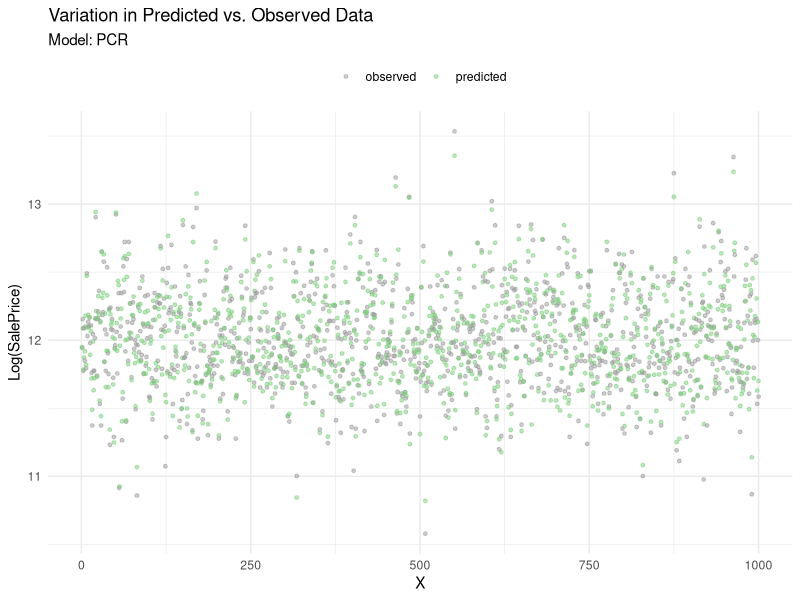
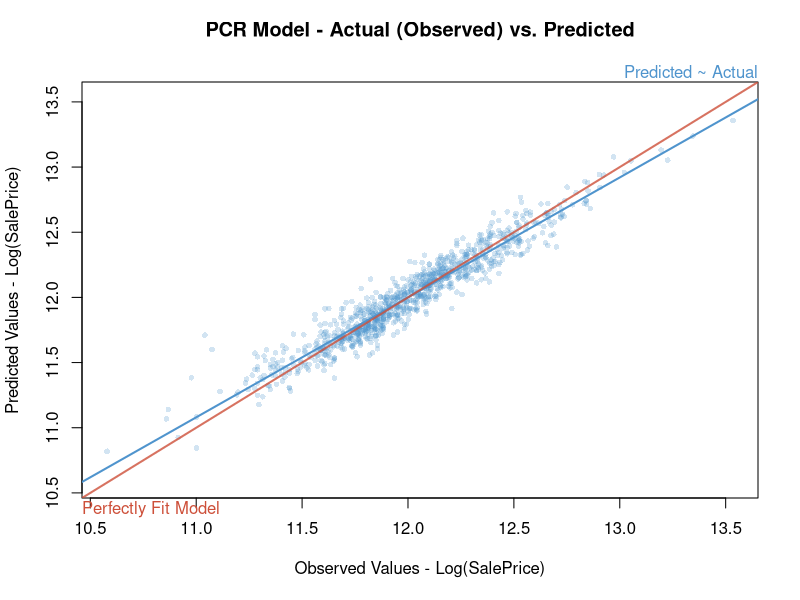
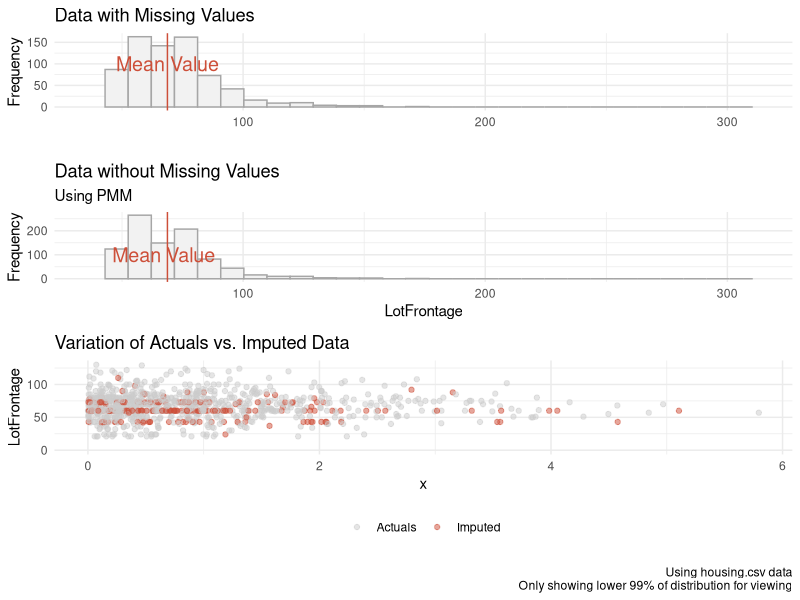
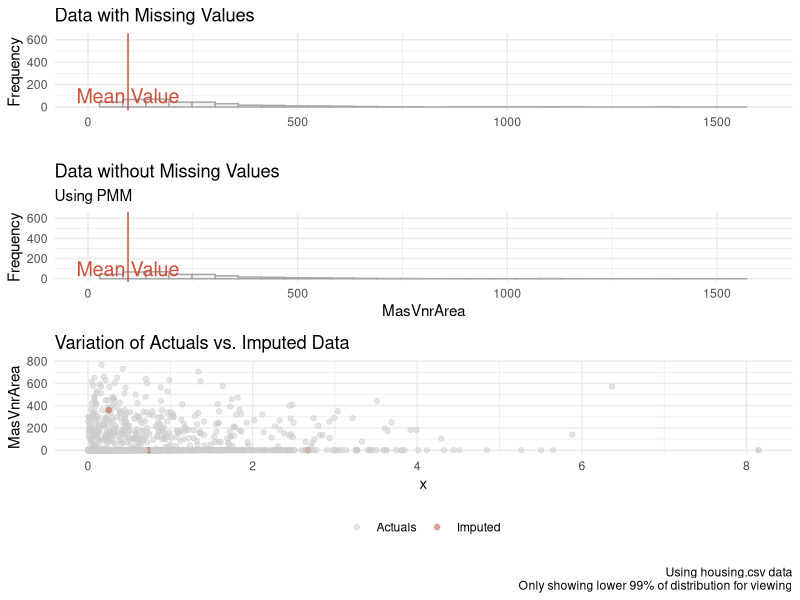
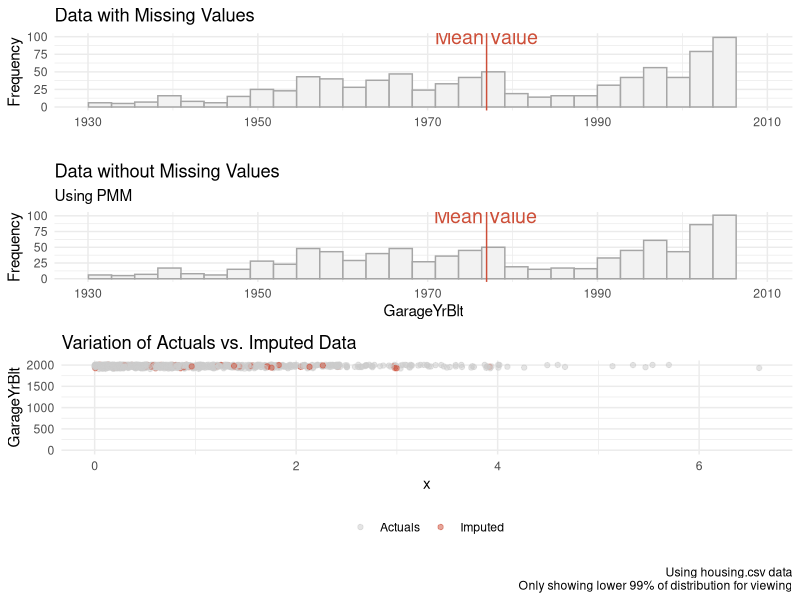

Here is the R script that generated these plots, in order:
## ---- chunk 1
knitr::opts_chunk$set(echo = TRUE)
## ---- chunk 2
# Data Wrangling
library(tidyverse)

# Modeling
library(MASS)

# Aesthetics
library(knitr)
library(cowplot)  # multiple ggplots on one plot with plot_grid()
library(scales)
library(kableExtra)
## ---- chunk 3
hd <- read.csv('housingData.csv') %>%
  
  # creates new variables age, ageSinceRemodel, and ageofGarage, and
  dplyr::mutate(age = YrSold - YearBuilt,
                ageSinceRemodel = YrSold - YearRemodAdd,
                ageofGarage = ifelse(is.na(GarageYrBlt), age, YrSold - GarageYrBlt)) %>%
  
  # removes the columns used in above the calculations
  dplyr::select(!c(Id,MSSubClass, MiscVal, YrSold , 
                   MoSold, YearBuilt, YearRemodAdd))


# Convert all character data to factor
hd[sapply(hd, is.character)] <- 
  lapply(hd[sapply(hd, is.character)], as.factor)
## ---- chunk 4
hd.numericRaw <- hd %>%
  
  #selecting all the numeric data
  dplyr::select_if(is.numeric) %>%
  
  #converting the dataframe to tibble
  as_tibble() 
## ---- chunk 5
hd.factorRaw <- hd %>%
  
  #selecting all the numeric data
  dplyr::select_if(is.factor) %>%
  
  #converting the dataframe to tibble
  as_tibble()
## ---- chunk 6
imputeWithPMM <- function(colWithMissingData) {
  
  # Using the mice package
  suppressMessages(library(mice))
  
  # Discover the missing rows
  isMissing <- is.na(colWithMissingData) 
  
  # Create data frame to pass to PMM inputation function from mic package
  df <- data.frame(x       = rexp(length(colWithMissingData)), # meaningless x to help show varation 
                   y       = colWithMissingData, 
                   missing = isMissing)
  
  # imputation by PMM
  df[isMissing, "y"] <- mice.impute.pmm( df$y, 
                                        !df$missing, 
                                         df$x)
  
  return(df$y)
}
## ---- chunk 7
# Note `seeImputation()` function to visualize the imputation from prior homework 4
seeImputation <- function(df, df.meanInputed, 
                          imputationMethod) {
  
  # Min/Max ranges so actual and imputed histograms align
  yMin = quantile(df.meanInputed$y, 0.05)
  yMax = max(df.meanInputed$y)
  
  # Non Altered data -------------------------------------------------
  
  meanVal = mean(df$y, na.rm=T) # mean of the non altered data
  
  # Create the plot
  p1 <- df %>%
    ggplot(aes(x = y)) +
    
    # Histogram
    geom_histogram(color = 'grey65', fill = 'grey95') +
    
    # The mean value line
    geom_vline(xintercept = meanVal, color = 'tomato3') +
    
    # Text associated with mean value
    annotate("text", 
             label = "Mean Value", 
             x = meanVal, y = 100, 
             size = 5, colour = "tomato3" ) +
    
    # Labels
    labs(title = 'Data with Missing Values',
         y     = 'Frequency', 
         x     = '' ) +
    
    xlim(yMin, yMax) + # min and max range of x axis (for equal comparison)
    theme_minimal() # Theme
  
  
  # Imputed data -------------------------------------------------

  meanValImpute = mean(df.meanInputed$y, na.rm=T)
  
  # Create the plot
  p2 <- df.meanInputed %>%
    ggplot(aes(x = y)) +
    
    # Histogram
    geom_histogram(color = 'grey65', fill = 'grey95') +
    
    # The mean value line
    geom_vline(xintercept = meanVal, color = 'tomato3') +
    
    # Text associated with mean value
    annotate("text", 
             label = "Mean Value", 
             x = meanValImpute, y = 100, 
             size = 5, colour = "tomato3" ) +
    
    # Labels
    labs(title = 'Data without Missing Values',
             subtitle = 'Using PMM',
             y = 'Frequency', 
             x = imputationMethod) +
    
    xlim(yMin, yMax) + # min and max range of x axis (for equal comparison)
    theme_minimal() # Theme
  
  # Variation scatter ----------------------------------------------------------
  
  p3 <- df.meanInputed %>% ggplot(aes(x=rexp(length(y)), y=y, color=is.na(df$y))) + 
    
    # Add points
    geom_point(alpha = 0.5) +
    
    # Colors, limits, labels, and themes
    scale_color_manual(values = c('grey80', 'tomato3'),
                       labels = c('Actuals', 'Imputed') ) +
    ylim(0, quantile(df.meanInputed$y, 0.99)) + # lower 99% of dist
    labs(title   = 'Variation of Actuals vs. Imputed Data',
         x       = 'x', 
         y       = imputationMethod,
         caption =paste0('\nUsing housing.csv data',
                         '\nOnly showing lower 99% of distribution for viewing') 
         ) +
    theme_minimal() + theme(legend.position = 'bottom',
                            legend.title    = element_blank())
  
  
  # Combine the plots for the final returned output
  combinedPlots <- plot_grid(p1, p2, p3, 
                             ncol = 1, label_size = 12,
                             rel_heights = c(1, 1.1, 1.75))
  return(combinedPlots)
}
## ---- chunk 8
# Data to store imputed values with PMM method
hd.Imputed <- hd

# Which columns has NA's?
colNamesWithNulls <- colnames(hd.numericRaw[ , colSums(is.na(hd.numericRaw)) != 0])
colNamesWithNulls

numberOfColsWithNulls = length(colNamesWithNulls)


# For each of the numeric columns with null values
for (colWithNullsNum in 1:numberOfColsWithNulls) {
  
  # The name of the column with null values
  nameOfThisColumn <- colNamesWithNulls[colWithNullsNum]
  
  # Get the actual data of the column with nulls
  colWithNulls <- hd[, nameOfThisColumn]
  
  # Impute the missing values with PMM
  imputedValues <- imputeWithPMM(colWithNulls)
  
  # Now store the data in the original new frame
  hd.Imputed[, nameOfThisColumn] <- imputedValues
  
  # Save a visualization of the imputation
  pmmVisual <- seeImputation(data.frame(y = colWithNulls),
                             data.frame(y = imputedValues),
                             nameOfThisColumn )
  
  fileToSave = paste0('OutputPMM/Imputation_With_PMM_', nameOfThisColumn, '.pdf')
  print(paste0('For imputation results of ', nameOfThisColumn, ', see ', fileToSave))
  ggsave(pmmVisual, filename = fileToSave,
         height = 11, width = 8.5)
}
## ---- chunk 9
hd.Cleaned <- hd.Imputed # For final cleaned data

# Get list of factors and the number of unique values
factorCols <- as.data.frame(t(hd.factorRaw %>% summarise_all(n_distinct)))

# We are going to factor collapse factor columns with more than 4 columns
# So there will be 4 of the original, and 1 containing 'other'
# This is the threshold
factorThreshold = 4

# Get a list of the factors we are going to collapse
colsWithManyFactors <- rownames(factorCols %>% filter(V1 > factorThreshold))

# Show a summary of how many factors will be collapsed
numberOfColsWithManyFactors = length(colsWithManyFactors)
paste('Before cleaning, there are', numberOfColsWithManyFactors, 'factor columns with more than', 
      factorThreshold, 'unique values')

# Collapse the affected factors in the original data (the one that already has imputation)

## for each factor column that we are about to collapse
for (collapsedColNum in 1:numberOfColsWithManyFactors) {
  
  # The name of the column with null values
  nameOfThisColumn <- colsWithManyFactors[collapsedColNum]
  
  # Get the actual data of the column with nulls
  colWithManyFactors <- hd[, nameOfThisColumn]
  
  # lumps all levels except for the n most frequent 
  hd.Cleaned[, nameOfThisColumn] <- fct_lump_n(colWithManyFactors, 
                                                       n=factorThreshold)
}

# Check to see if the factor lumping worked
factorColsCleaned <- t(hd.Cleaned %>% 
                       select_if(is.factor) %>%
                       summarise_all(n_distinct))
paste('After cleaning, there are', sum(factorColsCleaned > factorThreshold, na.rm = TRUE), 
      "columns with more than", factorThreshold, "unique values (omitting NA's)")
## ---- chunk 10
hd.CleanedNoOutliers <- hd.Cleaned

# Remove up to 75% of the outliers in the dataset
# this is the 3rd quartile of number of outliers.
k_outliers = 50 
numOutliers = c() # to store the number of outliers per column

theColNames <- colnames(hd.Cleaned)

for (colNum in 1:ncol(hd.Cleaned)) {

  theCol <- hd.Cleaned[, colNum]
  nrowBefore = length(theCol)
  colName <- theColNames[colNum]
  

  # Only consider numeric
  if (is.numeric(theCol)) {
        
    # Identify the outliers in the column
    # Source: https://www.geeksforgeeks.org/remove-outliers-from-data-set-in-r/
    columnOutliers <- boxplot.stats(hd.CleanedNoOutliers[, colNum])$out
    numOutliers <- c(numOutliers, length(columnOutliers))
    
    # Now remove k outliers from the column
    if (length(columnOutliers) < k_outliers) {
      
      hd.CleanedNoOutliers  <- hd.CleanedNoOutliers %>%
        
        # If this syntax looks weird, it is just referencing a column in the 
        # dataset using dplyr piping. See below for more info:
        # https://stackoverflow.com/questions/48062213/dplyr-using-column-names-as-function-arguments
        # https://stackoverflow.com/questions/72673381/column-names-as-variables-in-dplyr-select-v-filter
        filter( !( get({{colName}}) %in% columnOutliers ) )
    }
  }
}
paste0('Of the columns with outliers, removed up to 75th percentile of num. outliers.')
paste0('See that the 75th percentile of columns with outliers contain ',
       paste0(summary(numOutliers)[5]), ' outliers')
## ---- chunk 11
# After cleaning, two datasets that contain..

## Numeric data ---------------------------------------------------
hd.numericClean <- hd.Cleaned %>% select_if(is.numeric)

## Factors -------------------------------------------------------
hd.factorClean  <- hd.Cleaned %>% dplyr::select(where(is.factor))

# Removing any columns with NA
removeColsWithNA <- function(df) {
  return( df[ , colSums(is.na(df)) == 0] )
}
hd.factorClean <- removeColsWithNA(hd.factorClean)

paste('Num. factor cols. removed due to null values:', 
      ncol(hd.Cleaned %>% dplyr::select(where(is.factor)) ) - ncol(hd.factorClean) )
paste(ncol(hd.factorClean), 'factor cols. remain') 
## ---- chunk 12
# Principal component analysis on numeric data
pc.house <- prcomp(hd.numericClean %>% dplyr::select(-SalePrice), # do not include response var
                   center = TRUE, # Mean centered  
                   scale  = TRUE  # Z-SCore standardized
                   )

# See first 10 cumulative proportions
pc.house.summary <- summary(pc.house)
pc.house.summary$importance[, 1:10]
## ---- chunk 13
cumPropThreshold = 0.75 # The threshold

numPCs <- sum(pc.house.summary$importance['Cumulative Proportion', ] < cumPropThreshold)
paste0('There are ', numPCs, ' principal components that explain up to ', cumPropThreshold*100, 
       '% of the variation in the data')

chosenPCs <- as.data.frame(pc.house$x[, 1:numPCs])
## ---- chunk 14
df.pcr <- cbind(SalePrice = hd.numericClean$SalePrice, chosenPCs, hd.factorClean) 
## ---- chunk 15
# Fit data using PC's, non-null factors
fit.pcr <- lm(log(SalePrice) ~ ., data = df.pcr)

# Reduce to only important variables
fit.pcrReduced <- stepAIC(fit.pcr, direction="both")
## ---- chunk 16
# View results
summary(fit.pcrReduced)
## ---- chunk 17
# Function to compare predicted vs. actual (observed) regression outputs
predictedVsObserved <- function(predicted, observed, modelName, outcomeName = 'Log(SalePrice)') {
  
  ## Create dataset for predicted vs. actuals
  comparison <- data.frame(observed  = observed,
                           predicted = predicted) %>%
    
    # Row index
    mutate(ID = row_number()) %>%
  
    # Put in single column
    pivot_longer(cols      = c('observed', 'predicted'),
                 names_to  = 'metric',
                 values_to = 'value') 
  
  
  # Plot --- Observed vs. Actuals across all variables in data
  variationScatter <- comparison %>%
    ggplot(aes(x     = ID,
               y     = value,
               color = metric
               )
           ) +
    geom_point(alpha = 0.5, size = 1) + 
    
    labs(title = 'Variation in Predicted vs. Observed Data',
         subtitle = paste('Model:', modelName),
         x = 'X', y = outcomeName) + 
    theme_minimal() + theme(legend.title = element_blank(),
                            legend.position = 'top') +
    scale_color_manual(values = c('grey60', 'palegreen3'))
  
  
  print(variationScatter)
  
  # Limit for x and y axis for scatter of predicted vs. observed
  axisLim = c( min(c(predicted, observed)), max(c(predicted, observed)) )
  
  
  # Simple comparison of data
  plot(x = observed,
       y = predicted,
       main = 'PCR Model - Actual (Observed) vs. Predicted\n',
       xlab = paste('Observed Values -', outcomeName),
       ylab = paste('Predicted Values -', outcomeName),
       pch  = 16,
       cex  = 0.75,
       col  = alpha('steelblue3', 1/4),
       xlim = axisLim,
       ylim = axisLim
  )
  
  # Add the Predicted vs. actual line
  abline(lm(predicted ~ observed), col = 'steelblue3', lwd = 2)
  mtext('Predicted ~ Actual', side = 3, adj = 1, col = 'steelblue3')
  
  # Add line for perfectly fit model
  abline(0,1, col = alpha('tomato3', 0.8), lwd = 2)
  mtext('Perfectly Fit Model', side = 1, adj = 0, col = 'tomato3')
}
## ---- chunk 18
# How do the two compare?
predictedVsObserved(observed  = log(df.pcr$SalePrice),
                    predicted = predict(fit.pcrReduced),
                    modelName = 'PCR')
